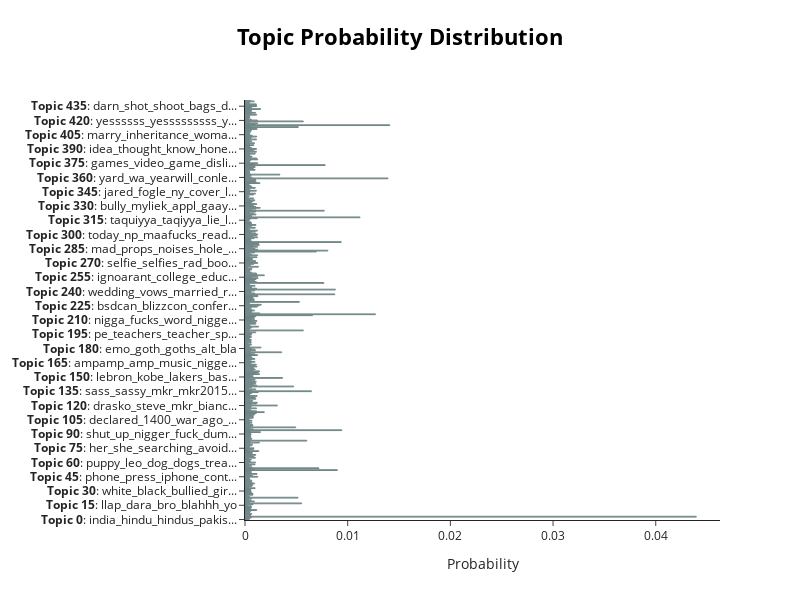

Notebook code cell kept with this figure:
### Code cell
topic_model.visualize_distribution(probs[1], min_probability=0.)

### Figure 1 — Plotly figure (JSON) as saved in the notebook; plotly's stock layout.template omitted (floating-point values rounded to 4 significant figures; data arrays with more than 128 entries replaced by an {"elided": "..."} marker saying what was removed)
{"data": [{"marker": {"color": "#C8D2D7", "line": {"color": "#6E8484", "width": 1}}, "orientation": "h", "type": "bar", "x": {"elided": "442 float values"}, "y": {"elided": "442 str values"}}], "layout": {"dragmode": "zoom", "height": 600, "hoverlabel": {"bgcolor": "white", "font": {"family": "Rockwell", "size": 16}}, "title": {"font": {"color": "Black", "size": 22}, "text": "<b>Topic Probability Distribution", "x": 0.5, "xanchor": "center", "y": 0.95, "yanchor": "top"}, "width": 800, "xaxis": {"autorange": true, "range": [0, 0.04626], "showspikes": false, "title": {"text": "Probability"}, "type": "linear"}, "yaxis": {"autorange": true, "range": [-0.5, 441.5], "showspikes": false, "type": "category"}}}
